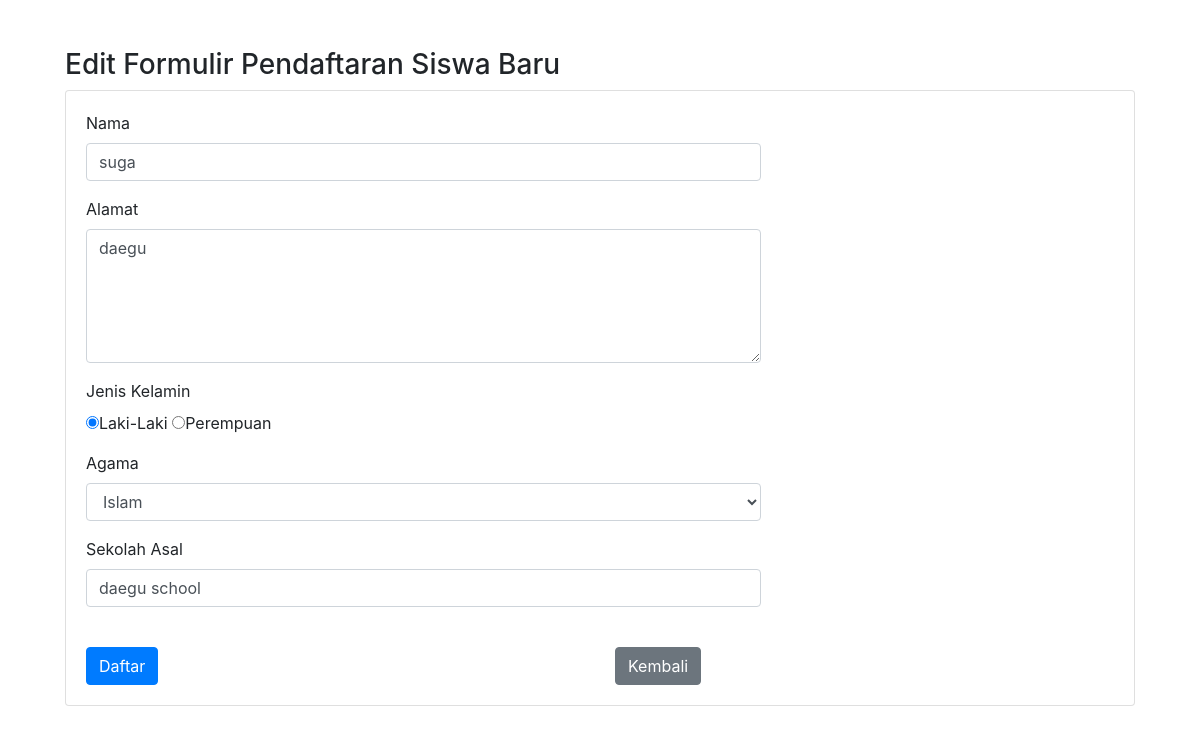
/form-edit.php?no=21, run on the app's committed database.
### tables this page shows
CREATE TABLE `tblsiswa` (
  `no` int(11) NOT NULL,
  `nama` varchar(40) NOT NULL,
  `alamat` text NOT NULL,
  `jenis_kelamin` enum('P','L') NOT NULL,
  `agama` varchar(20) NOT NULL,
  `sekolah` varchar(30) NOT NULL
);

### form-edit.php (the view, shortened to what this page needs)
<?php
    include 'koneksi.php';
    $no = $_GET['no'];
    $tblsiswa = mysqli_query($koneksi, "select * from tblsiswa where no='$no'");
    $row = mysqli_fetch_array($tblsiswa);
    function active_radio_button($value,$input){
        $result = $value==$input?'checked':'';
        return $result;
    }
?>
<!DOCTYPE html>
<html>
    <head>
        <link rel="stylesheet" type="text/css" href="bootstrap/css/bootstrap.css">
    </head>
    <body>
        <div class="container my-5">
        <h3>Edit Formulir Pendaftaran Siswa Baru</h3>
        <div class="card">
            <div class="card-body">
                    <form action="edit.php" method="post">
                        <div class="row">
                            <div class="form-group col-md-8">
                                <label for="nama">Nama</label><br>
                                <input type="text" value="<?php echo $row['nama'];?>" class="form-control" id="nama" name="nama" required>
                            </div>
                            <div class="form-group col-md-8">
                                <label for="alamat">Alamat</label><br>
                                <textarea class="form-control" id="alamat" name="alamat" rows="5" required><?php echo $row['alamat'];?></textarea>
                            </div>
                            <div class="form-group col-md-8">
                                <label for="jenis_kelamin">Jenis Kelamin</label><br>
                                <input type="radio" name="jenis_kelamin" value="L" <?php echo active_radio_button("L", $row['jenis_kelamin']);?> required>Laki-Laki
                                <input type="radio" name="jenis_kelamin" value="P" <?php echo active_radio_button("P", $row['jenis_kelamin']);?> required>Perempuan
                            </div>
                            <div class="form-group col-md-8">
                                <label for="agama">Agama</label>
                                    <select class="form-control" name="agama" required>
                                        <?php
                                        $agama = array("Islam", "Protestan", "Katolik", "Hindu", "Budha", "Konghucu");
                                        foreach ($agama as $a) {
                                            $selected = ($row['agama'] == $a) ? 'selected="selected"' : '';
                                            echo "<option value='$a' $selected>$a</option>";
                                        }
                                        ?>
                                    </select>
                            </div>
                            <div class="form-group col-md-8">
                                <label for="sekolah">Sekolah Asal</label>
                                    <input type="text" value="<?php echo $row['sekolah'];?>" class="form-control" id="sekolah" name="sekolah" required><br>
                            </div>
                            <div class="col-md-6">
                                <input type="submit" class="btn btn-primary" value="Daftar">
                            </div>
                            <div class="col-md-6">
                                <a href="index.php">
                                    <input type="button" class="btn btn-secondary" value="Kembali">
                                </a>
                            </div>
                    </form>
        </body>
</html>

### data on the page
tblsiswa: nama "suga", alamat "daegu", sekolah "daegu school"

### other printed values
form field agama "Islam"
